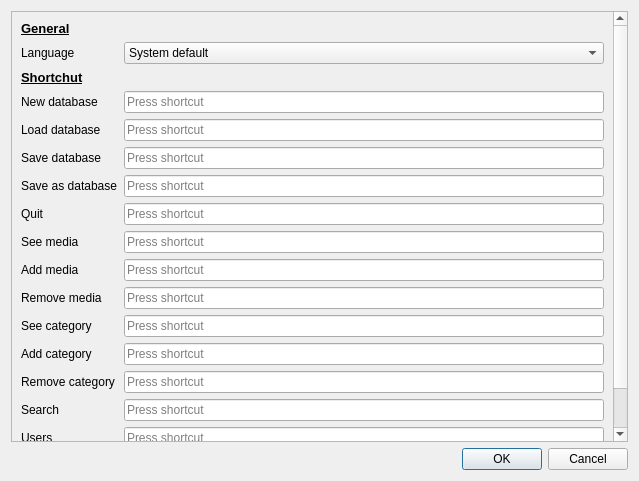
<?xml version="1.0" encoding="UTF-8"?>
<ui version="4.0">
 <class>Settings</class>
 <widget class="QDialog" name="Settings">
  <property name="geometry">
   <rect>
    <x>0</x>
    <y>0</y>
    <width>639</width>
    <height>481</height>
   </rect>
  </property>
  <property name="windowTitle">
   <string>Dialog</string>
  </property>
  <layout class="QVBoxLayout" name="verticalLayout">
   <item>
    <widget class="QScrollArea" name="scrollArea">
     <property name="widgetResizable">
      <bool>true</bool>
     </property>
     <widget class="QWidget" name="scrollAreaWidgetContents">
      <property name="geometry">
       <rect>
        <x>0</x>
        <y>0</y>
        <width>602</width>
        <height>488</height>
       </rect>
      </property>
      <layout class="QFormLayout" name="formLayout">
       <item row="1" column="0">
        <widget class="QLabel" name="label_16">
         <property name="font">
          <font>
           <pointsize>10</pointsize>
           <weight>75</weight>
           <bold>true</bold>
           <underline>true</underline>
          </font>
         </property>
         <property name="text">
          <string>General</string>
         </property>
        </widget>
       </item>
       <item row="2" column="0">
        <widget class="QLabel" name="label_2">
         <property name="text">
          <string>Language</string>
         </property>
        </widget>
       </item>
       <item row="2" column="1">
        <widget class="QComboBox" name="w_language">
         <item>
          <property name="text">
           <string>System default</string>
          </property>
         </item>
        </widget>
       </item>
       <item row="3" column="0">
        <widget class="QLabel" name="label_15">
         <property name="font">
          <font>
           <pointsize>10</pointsize>
           <weight>75</weight>
           <bold>true</bold>
           <underline>true</underline>
          </font>
         </property>
         <property name="text">
          <string>Shortchut</string>
         </property>
        </widget>
       </item>
       <item row="4" column="0">
        <widget class="QLabel" name="label_9">
         <property name="text">
          <string>New database</string>
         </property>
        </widget>
       </item>
       <item row="4" column="1">
        <widget class="QKeySequenceEdit" name="w_newData"/>
       </item>
       <item row="5" column="0">
        <widget class="QLabel" name="label_10">
         <property name="text">
          <string>Load database</string>
         </property>
        </widget>
       </item>
       <item row="5" column="1">
        <widget class="QKeySequenceEdit" name="w_loadData"/>
       </item>
       <item row="6" column="0">
        <widget class="QLabel" name="label_11">
         <property name="text">
          <string>Save database</string>
         </property>
        </widget>
       </item>
       <item row="6" column="1">
        <widget class="QKeySequenceEdit" name="w_saveData"/>
       </item>
       <item row="7" column="0">
        <widget class="QLabel" name="label_12">
         <property name="text">
          <string>Save as database</string>
         </property>
        </widget>
       </item>
       <item row="7" column="1">
        <widget class="QKeySequenceEdit" name="w_saveAsData"/>
       </item>
       <item row="8" column="0">
        <widget class="QLabel" name="label_14">
         <property name="text">
          <string>Quit</string>
         </property>
        </widget>
       </item>
       <item row="8" column="1">
        <widget class="QKeySequenceEdit" name="w_quit"/>
       </item>
       <item row="9" column="0">
        <widget class="QLabel" name="label_4">
         <property name="text">
          <string>See media</string>
         </property>
        </widget>
       </item>
       <item row="9" column="1">
        <widget class="QKeySequenceEdit" name="w_seeMedia"/>
       </item>
       <item row="10" column="0">
        <widget class="QLabel" name="label">
         <property name="text">
          <string>Add media</string>
         </property>
        </widget>
       </item>
       <item row="10" column="1">
        <widget class="QKeySequenceEdit" name="w_addMedia"/>
       </item>
       <item row="11" column="0">
        <widget class="QLabel" name="label_3">
         <property name="text">
          <string>Remove media</string>
         </property>
        </widget>
       </item>
       <item row="11" column="1">
        <widget class="QKeySequenceEdit" name="w_removeMedia"/>
       </item>
       <item row="13" column="0">
        <widget class="QLabel" name="label_7">
         <property name="text">
          <string>See category</string>
         </property>
        </widget>
       </item>
       <item row="13" column="1">
        <widget class="QKeySequenceEdit" name="w_seeCategory"/>
       </item>
       <item row="14" column="0">
        <widget class="QLabel" name="label_5">
         <property name="text">
          <string>Add category</string>
         </property>
        </widget>
       </item>
       <item row="14" column="1">
        <widget class="QKeySequenceEdit" name="w_addCategory"/>
       </item>
       <item row="15" column="0">
        <widget class="QLabel" name="label_6">
         <property name="text">
          <string>Remove category</string>
         </property>
        </widget>
       </item>
       <item row="15" column="1">
        <widget class="QKeySequenceEdit" name="w_removeCategory"/>
       </item>
       <item row="17" column="0">
        <widget class="QLabel" name="label_8">
         <property name="text">
          <string>Search</string>
         </property>
        </widget>
       </item>
       <item row="17" column="1">
        <widget class="QKeySequenceEdit" name="w_search"/>
       </item>
       <item row="22" column="0">
        <widget class="QLabel" name="label_13">
         <property name="text">
          <string>Users</string>
         </property>
        </widget>
       </item>
       <item row="22" column="1">
        <widget class="QKeySequenceEdit" name="w_users"/>
       </item>
       <item row="23" column="0">
        <widget class="QLabel" name="label_17">
         <property name="text">
          <string>Settings</string>
         </property>
        </widget>
       </item>
       <item row="23" column="1">
        <widget class="QKeySequenceEdit" name="w_settings"/>
       </item>
      </layout>
     </widget>
    </widget>
   </item>
   <item>
    <widget class="QDialogButtonBox" name="buttonBox">
     <property name="orientation">
      <enum>Qt::Horizontal</enum>
     </property>
     <property name="standardButtons">
      <set>QDialogButtonBox::Cancel|QDialogButtonBox::Ok</set>
     </property>
    </widget>
   </item>
  </layout>
 </widget>
 <resources/>
 <connections>
  <connection>
   <sender>buttonBox</sender>
   <signal>accepted()</signal>
   <receiver>Settings</receiver>
   <slot>accept()</slot>
   <hints>
    <hint type="sourcelabel">
     <x>248</x>
     <y>254</y>
    </hint>
    <hint type="destinationlabel">
     <x>157</x>
     <y>274</y>
    </hint>
   </hints>
  </connection>
  <connection>
   <sender>buttonBox</sender>
   <signal>rejected()</signal>
   <receiver>Settings</receiver>
   <slot>reject()</slot>
   <hints>
    <hint type="sourcelabel">
     <x>316</x>
     <y>260</y>
    </hint>
    <hint type="destinationlabel">
     <x>286</x>
     <y>274</y>
    </hint>
   </hints>
  </connection>
 </connections>
</ui>
